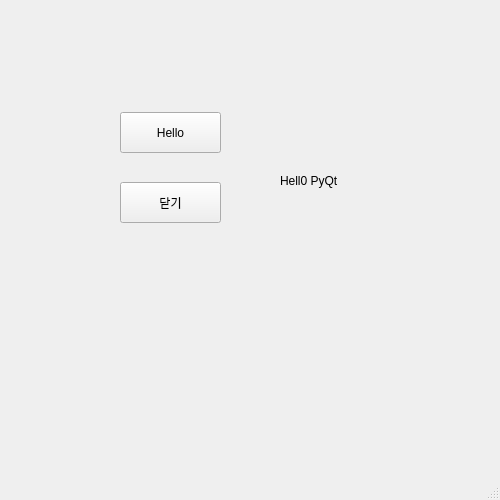
<?xml version="1.0" encoding="UTF-8"?>
<ui version="4.0">
 <class>MainWindow</class>
 <widget class="QMainWindow" name="MainWindow">
  <property name="geometry">
   <rect>
    <x>0</x>
    <y>0</y>
    <width>500</width>
    <height>500</height>
   </rect>
  </property>
  <property name="windowTitle">
   <string>MainWindow</string>
  </property>
  <widget class="QWidget" name="centralwidget">
   <widget class="QPushButton" name="btn_print">
    <property name="geometry">
     <rect>
      <x>120</x>
      <y>112</y>
      <width>101</width>
      <height>41</height>
     </rect>
    </property>
    <property name="text">
     <string>Hello</string>
    </property>
   </widget>
   <widget class="QPushButton" name="btn_close">
    <property name="geometry">
     <rect>
      <x>120</x>
      <y>182</y>
      <width>101</width>
      <height>41</height>
     </rect>
    </property>
    <property name="text">
     <string>닫기</string>
    </property>
   </widget>
   <widget class="QLabel" name="label_print">
    <property name="geometry">
     <rect>
      <x>280</x>
      <y>150</y>
      <width>111</width>
      <height>61</height>
     </rect>
    </property>
    <property name="text">
     <string>Hell0 PyQt</string>
    </property>
   </widget>
  </widget>
  <widget class="QMenuBar" name="menubar">
   <property name="geometry">
    <rect>
     <x>0</x>
     <y>0</y>
     <width>500</width>
     <height>21</height>
    </rect>
   </property>
  </widget>
  <widget class="QStatusBar" name="statusbar"/>
 </widget>
 <resources/>
 <connections/>
</ui>
